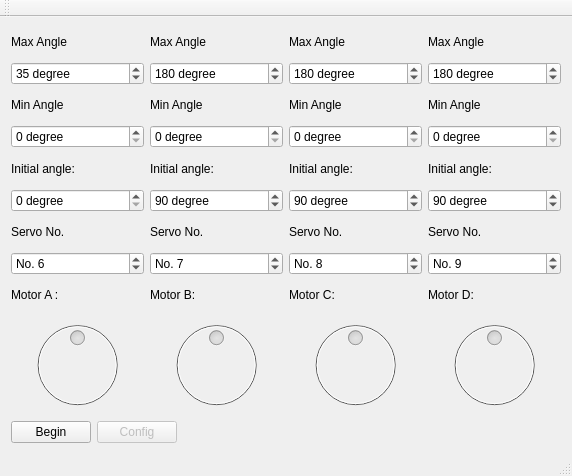
<?xml version="1.0" encoding="UTF-8"?>
<ui version="4.0">
 <class>MainWindow</class>
 <widget class="QMainWindow" name="MainWindow">
  <property name="geometry">
   <rect>
    <x>0</x>
    <y>0</y>
    <width>572</width>
    <height>476</height>
   </rect>
  </property>
  <property name="windowTitle">
   <string>MainWindow</string>
  </property>
  <widget class="QWidget" name="centralWidget">
   <layout class="QVBoxLayout" name="verticalLayout_5">
    <item>
     <layout class="QHBoxLayout" name="horizontalLayout">
      <item>
       <layout class="QVBoxLayout" name="verticalLayout">
        <item>
         <widget class="QLabel" name="label_5">
          <property name="enabled">
           <bool>true</bool>
          </property>
          <property name="text">
           <string>Max Angle</string>
          </property>
         </widget>
        </item>
        <item>
         <widget class="QSpinBox" name="sBox_maxAngleA">
          <property name="enabled">
           <bool>true</bool>
          </property>
          <property name="suffix">
           <string> degree</string>
          </property>
          <property name="minimum">
           <number>1</number>
          </property>
          <property name="maximum">
           <number>270</number>
          </property>
          <property name="value">
           <number>35</number>
          </property>
         </widget>
        </item>
        <item>
         <widget class="QLabel" name="label_13">
          <property name="enabled">
           <bool>true</bool>
          </property>
          <property name="text">
           <string>Min Angle</string>
          </property>
         </widget>
        </item>
        <item>
         <widget class="QSpinBox" name="sBox_minAngleA">
          <property name="enabled">
           <bool>true</bool>
          </property>
          <property name="suffix">
           <string> degree</string>
          </property>
          <property name="maximum">
           <number>269</number>
          </property>
         </widget>
        </item>
        <item>
         <widget class="QLabel" name="label_iniA">
          <property name="text">
           <string>Initial angle:</string>
          </property>
         </widget>
        </item>
        <item>
         <widget class="QSpinBox" name="sBox_initialAngleA">
          <property name="suffix">
           <string> degree</string>
          </property>
          <property name="maximum">
           <number>180</number>
          </property>
         </widget>
        </item>
        <item>
         <widget class="QLabel" name="label_6">
          <property name="enabled">
           <bool>true</bool>
          </property>
          <property name="text">
           <string>Servo No.</string>
          </property>
         </widget>
        </item>
        <item>
         <widget class="QSpinBox" name="sBox_addrA">
          <property name="enabled">
           <bool>true</bool>
          </property>
          <property name="prefix">
           <string>No. </string>
          </property>
          <property name="maximum">
           <number>11</number>
          </property>
          <property name="value">
           <number>6</number>
          </property>
         </widget>
        </item>
        <item>
         <widget class="QLabel" name="label">
          <property name="enabled">
           <bool>true</bool>
          </property>
          <property name="text">
           <string>Motor A :</string>
          </property>
         </widget>
        </item>
        <item>
         <widget class="QDial" name="dial_motorA">
          <property name="enabled">
           <bool>false</bool>
          </property>
          <property name="maximum">
           <number>180</number>
          </property>
          <property name="value">
           <number>90</number>
          </property>
         </widget>
        </item>
       </layout>
      </item>
      <item>
       <layout class="QVBoxLayout" name="verticalLayout_2">
        <item>
         <widget class="QLabel" name="label_7">
          <property name="enabled">
           <bool>true</bool>
          </property>
          <property name="text">
           <string>Max Angle</string>
          </property>
         </widget>
        </item>
        <item>
         <widget class="QSpinBox" name="sBox_maxAngleB">
          <property name="enabled">
           <bool>true</bool>
          </property>
          <property name="suffix">
           <string> degree</string>
          </property>
          <property name="minimum">
           <number>1</number>
          </property>
          <property name="maximum">
           <number>270</number>
          </property>
          <property name="value">
           <number>180</number>
          </property>
         </widget>
        </item>
        <item>
         <widget class="QLabel" name="label_14">
          <property name="enabled">
           <bool>true</bool>
          </property>
          <property name="text">
           <string>Min Angle</string>
          </property>
         </widget>
        </item>
        <item>
         <widget class="QSpinBox" name="sBox_minAngleB">
          <property name="enabled">
           <bool>true</bool>
          </property>
          <property name="suffix">
           <string> degree</string>
          </property>
          <property name="maximum">
           <number>269</number>
          </property>
         </widget>
        </item>
        <item>
         <widget class="QLabel" name="label_iniB">
          <property name="text">
           <string>Initial angle:</string>
          </property>
         </widget>
        </item>
        <item>
         <widget class="QSpinBox" name="sBox_initialAngleB">
          <property name="suffix">
           <string> degree</string>
          </property>
          <property name="maximum">
           <number>180</number>
          </property>
          <property name="value">
           <number>90</number>
          </property>
         </widget>
        </item>
        <item>
         <widget class="QLabel" name="label_8">
          <property name="enabled">
           <bool>true</bool>
          </property>
          <property name="text">
           <string>Servo No.</string>
          </property>
         </widget>
        </item>
        <item>
         <widget class="QSpinBox" name="sBox_addrB">
          <property name="enabled">
           <bool>true</bool>
          </property>
          <property name="prefix">
           <string>No. </string>
          </property>
          <property name="maximum">
           <number>11</number>
          </property>
          <property name="value">
           <number>7</number>
          </property>
         </widget>
        </item>
        <item>
         <widget class="QLabel" name="label_2">
          <property name="enabled">
           <bool>true</bool>
          </property>
          <property name="text">
           <string>Motor B:</string>
          </property>
         </widget>
        </item>
        <item>
         <widget class="QDial" name="dial_motorB">
          <property name="enabled">
           <bool>false</bool>
          </property>
          <property name="maximum">
           <number>180</number>
          </property>
          <property name="value">
           <number>90</number>
          </property>
         </widget>
        </item>
       </layout>
      </item>
      <item>
       <layout class="QVBoxLayout" name="verticalLayout_3">
        <item>
         <widget class="QLabel" name="label_9">
          <property name="enabled">
           <bool>true</bool>
          </property>
          <property name="text">
           <string>Max Angle</string>
          </property>
         </widget>
        </item>
        <item>
         <widget class="QSpinBox" name="sBox_maxAngleC">
          <property name="enabled">
           <bool>true</bool>
          </property>
          <property name="suffix">
           <string> degree</string>
          </property>
          <property name="minimum">
           <number>1</number>
          </property>
          <property name="maximum">
           <number>270</number>
          </property>
          <property name="value">
           <number>180</number>
          </property>
         </widget>
        </item>
        <item>
         <widget class="QLabel" name="label_15">
          <property name="enabled">
           <bool>true</bool>
          </property>
          <property name="text">
           <string>Min Angle</string>
          </property>
         </widget>
        </item>
        <item>
         <widget class="QSpinBox" name="sBox_minAngleC">
          <property name="enabled">
           <bool>true</bool>
          </property>
          <property name="suffix">
           <string> degree</string>
          </property>
          <property name="maximum">
           <number>269</number>
          </property>
         </widget>
        </item>
        <item>
         <widget class="QLabel" name="label_iniC">
          <property name="text">
           <string>Initial angle:</string>
          </property>
         </widget>
        </item>
        <item>
         <widget class="QSpinBox" name="sBox_initialAngleC">
          <property name="suffix">
           <string> degree</string>
          </property>
          <property name="maximum">
           <number>180</number>
          </property>
          <property name="value">
           <number>90</number>
          </property>
         </widget>
        </item>
        <item>
         <widget class="QLabel" name="label_10">
          <property name="enabled">
           <bool>true</bool>
          </property>
          <property name="text">
           <string>Servo No.</string>
          </property>
         </widget>
        </item>
        <item>
         <widget class="QSpinBox" name="sBox_addrC">
          <property name="enabled">
           <bool>true</bool>
          </property>
          <property name="prefix">
           <string>No. </string>
          </property>
          <property name="maximum">
           <number>11</number>
          </property>
          <property name="value">
           <number>8</number>
          </property>
         </widget>
        </item>
        <item>
         <widget class="QLabel" name="label_3">
          <property name="enabled">
           <bool>true</bool>
          </property>
          <property name="text">
           <string>Motor C:</string>
          </property>
         </widget>
        </item>
        <item>
         <widget class="QDial" name="dial_motorC">
          <property name="enabled">
           <bool>false</bool>
          </property>
          <property name="maximum">
           <number>180</number>
          </property>
          <property name="value">
           <number>90</number>
          </property>
         </widget>
        </item>
       </layout>
      </item>
      <item>
       <layout class="QVBoxLayout" name="verticalLayout_4">
        <item>
         <widget class="QLabel" name="label_11">
          <property name="enabled">
           <bool>true</bool>
          </property>
          <property name="text">
           <string>Max Angle</string>
          </property>
         </widget>
        </item>
        <item>
         <widget class="QSpinBox" name="sBox_maxAngleD">
          <property name="enabled">
           <bool>true</bool>
          </property>
          <property name="suffix">
           <string> degree</string>
          </property>
          <property name="minimum">
           <number>1</number>
          </property>
          <property name="maximum">
           <number>270</number>
          </property>
          <property name="value">
           <number>180</number>
          </property>
         </widget>
        </item>
        <item>
         <widget class="QLabel" name="label_16">
          <property name="enabled">
           <bool>true</bool>
          </property>
          <property name="text">
           <string>Min Angle</string>
          </property>
         </widget>
        </item>
        <item>
         <widget class="QSpinBox" name="sBox_minAngleD">
          <property name="enabled">
           <bool>true</bool>
          </property>
          <property name="suffix">
           <string> degree</string>
          </property>
          <property name="maximum">
           <number>269</number>
          </property>
         </widget>
        </item>
        <item>
         <widget class="QLabel" name="label_iniD">
          <property name="text">
           <string>Initial angle:</string>
          </property>
         </widget>
        </item>
        <item>
         <widget class="QSpinBox" name="sBox_initialAngleD">
          <property name="suffix">
           <string> degree</string>
          </property>
          <property name="maximum">
           <number>180</number>
          </property>
          <property name="value">
           <number>90</number>
          </property>
         </widget>
        </item>
        <item>
         <widget class="QLabel" name="label_12">
          <property name="enabled">
           <bool>true</bool>
          </property>
          <property name="text">
           <string>Servo No.</string>
          </property>
         </widget>
        </item>
        <item>
         <widget class="QSpinBox" name="sBox_addrD">
          <property name="enabled">
           <bool>true</bool>
          </property>
          <property name="prefix">
           <string>No. </string>
          </property>
          <property name="maximum">
           <number>11</number>
          </property>
          <property name="value">
           <number>9</number>
          </property>
         </widget>
        </item>
        <item>
         <widget class="QLabel" name="label_4">
          <property name="enabled">
           <bool>true</bool>
          </property>
          <property name="text">
           <string>Motor D:</string>
          </property>
         </widget>
        </item>
        <item>
         <widget class="QDial" name="dial_motorD">
          <property name="enabled">
           <bool>false</bool>
          </property>
          <property name="maximum">
           <number>180</number>
          </property>
          <property name="value">
           <number>90</number>
          </property>
         </widget>
        </item>
       </layout>
      </item>
     </layout>
    </item>
    <item>
     <layout class="QHBoxLayout" name="horizontalLayout_2">
      <item>
       <widget class="QPushButton" name="pBtn_begin">
        <property name="text">
         <string>Begin</string>
        </property>
       </widget>
      </item>
      <item>
       <widget class="QPushButton" name="pBtn_config">
        <property name="enabled">
         <bool>false</bool>
        </property>
        <property name="text">
         <string>Config</string>
        </property>
       </widget>
      </item>
      <item>
       <spacer name="horizontalSpacer">
        <property name="orientation">
         <enum>Qt::Horizontal</enum>
        </property>
        <property name="sizeHint" stdset="0">
         <size>
          <width>40</width>
          <height>20</height>
         </size>
        </property>
       </spacer>
      </item>
     </layout>
    </item>
   </layout>
  </widget>
  <widget class="QMenuBar" name="menuBar">
   <property name="geometry">
    <rect>
     <x>0</x>
     <y>0</y>
     <width>572</width>
     <height>26</height>
    </rect>
   </property>
  </widget>
  <widget class="QToolBar" name="mainToolBar">
   <attribute name="toolBarArea">
    <enum>TopToolBarArea</enum>
   </attribute>
   <attribute name="toolBarBreak">
    <bool>false</bool>
   </attribute>
  </widget>
  <widget class="QStatusBar" name="statusBar"/>
 </widget>
 <layoutdefault spacing="6" margin="11"/>
 <resources/>
 <connections/>
</ui>
